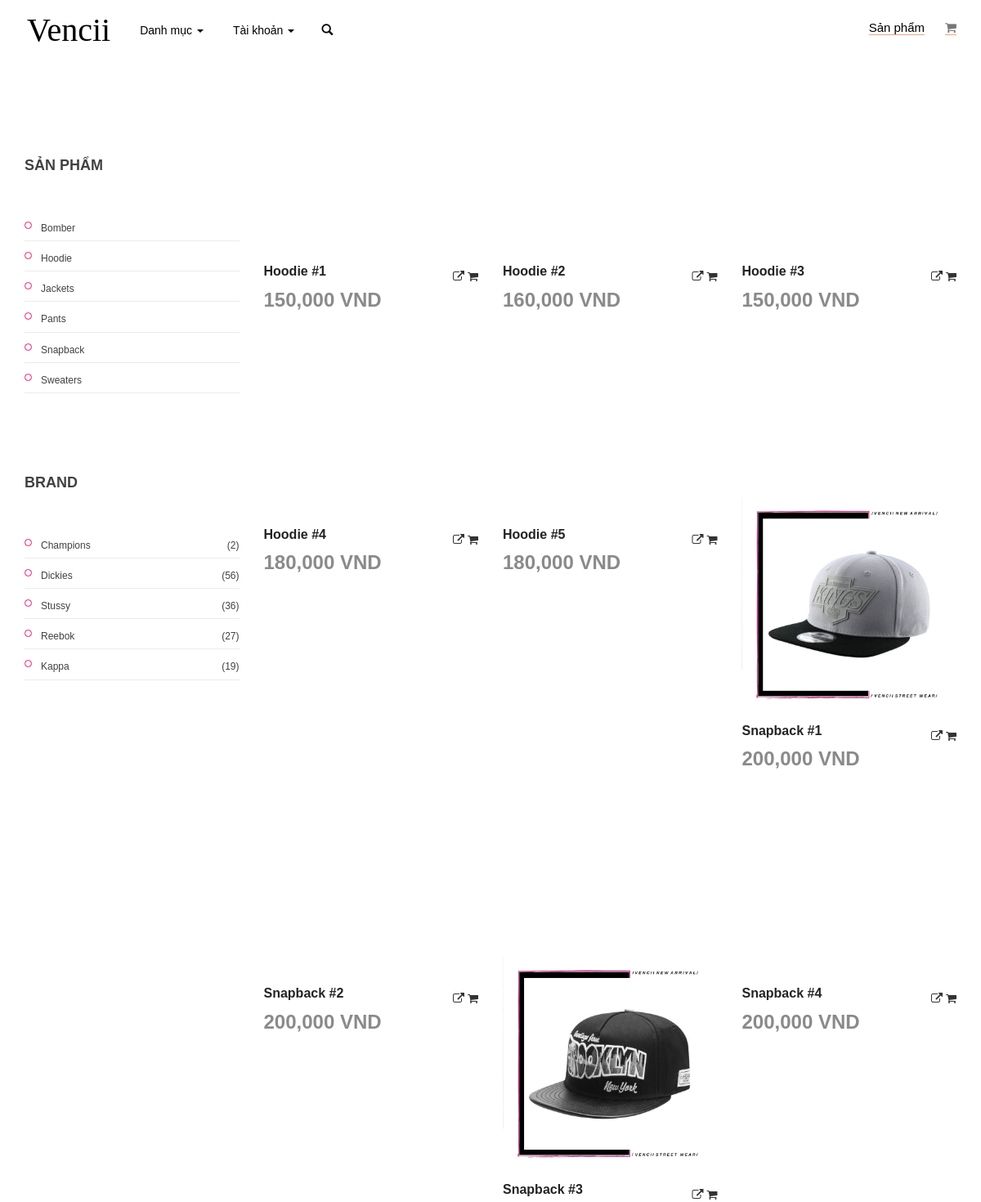
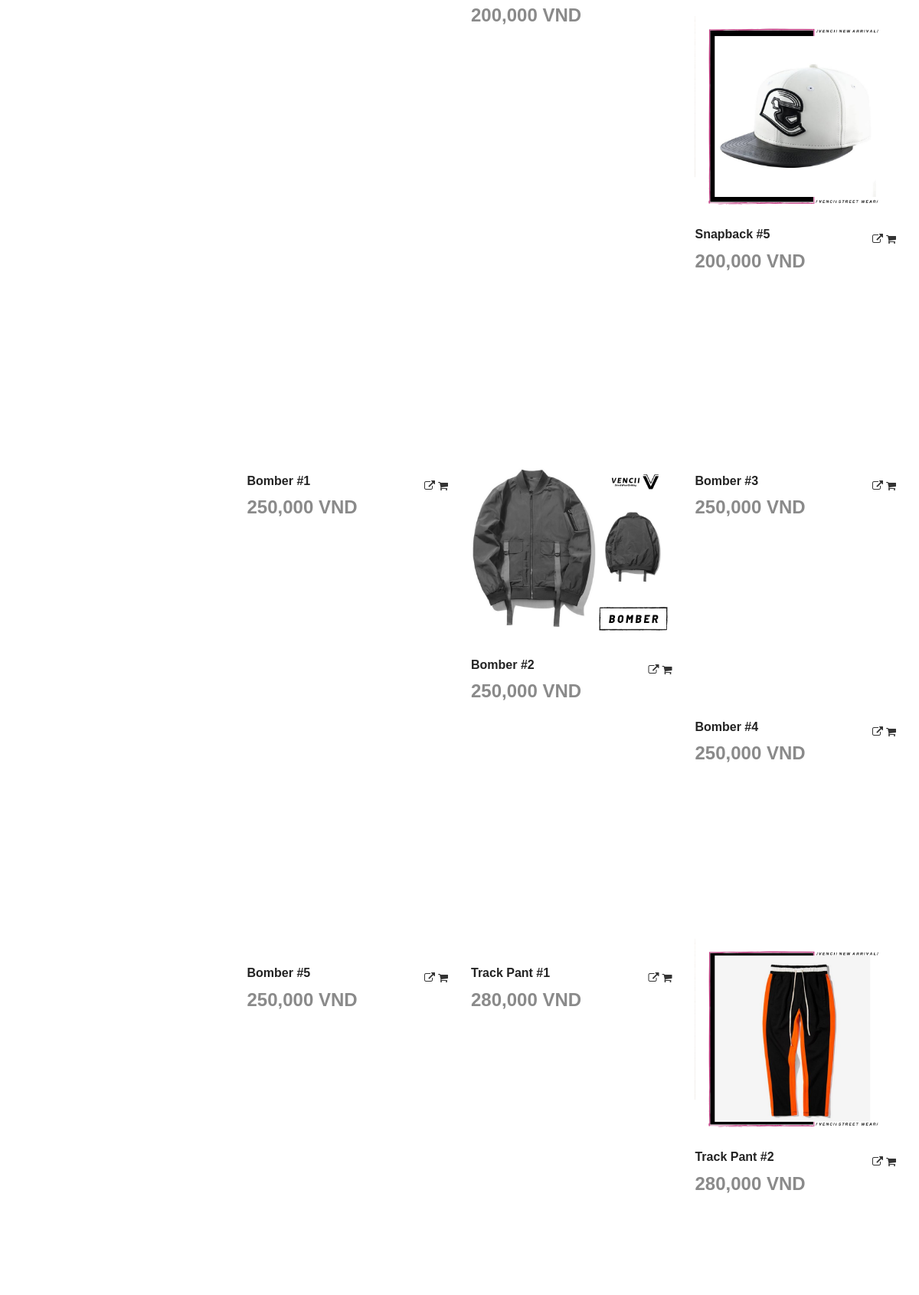
The page /product.php (upper part) on the database its author committed (2 pictures, top to bottom).
### tables this page shows
CREATE TABLE `product` (
  `id` int(11) NOT NULL,
  `name` varchar(200) NOT NULL,
  `image` varchar(200) NOT NULL,
  `image_list` text DEFAULT NULL,
  `price` float NOT NULL,
  `sale_price` float NOT NULL,
  `category_id` int(11) NOT NULL,
  `content` text NOT NULL,
  `status` tinyint(1) DEFAULT 1 COMMENT '1 là hiển thị, 0 là ẩn',
  `created_date` timestamp NOT NULL DEFAULT current_timestamp()
);

### product.php (the view)
<?php include 'header.php' ?>
		<?php
			$topproduct = mysqli_query($conn,"SELECT * FROM  product WHERE status = 1 Order By id ");
	 ?>
<div role="main" class="main">
	<section class="category-section spad">
		<div class="container">
			<div class="row">
			<div class="col-lg-3 order-2 order-lg-1">
					<div class="filter-widget">
						<h2 class="fw-title">Sản phẩm</h2>
						<ul class="category-menu">
							<li><a href="category.php?id=5">Bomber</a></li>
							<li><a href="category.php?id=7">Hoodie</a></li>
							<li><a href="category.php?id=4">Jackets</a></li>
							<li><a href="category.php?id=8">Pants</a></li>
							<li><a href="category.php?id=6">Snapback</a></li>
							<li><a href="category.php?id=9">Sweaters</a></li>
						</ul>
					</div>
					<div class="filter-widget">
						<h2 class="fw-title">Brand</h2>
						<ul class="category-menu">
							<li><a href="#">Champions <span>(2)</span></a></li>
							<li><a href="#">Dickies<span>(56)</span></a></li>
							<li><a href="#">Stussy<span>(36)</span></a></li>
							<li><a href="#">Reebok<span>(27)</span></a></li>
							<li><a href="#">Kappa<span>(19)</span></a></li>
						</ul>
					</div>
				</div>
				<div class="col-lg-9  order-1 order-lg-2 mb-5 mb-lg-0">
					<div class="row">
					<?php foreach($topproduct as $top) : ?>
						<div class="col-lg-4 col-sm-6">
						<div class="product">
						<div class="product_image">
							<img src="public/uploads/<?php echo $top['image'];?>" alt="">
						</div>
						<div class="product_content clearfix">
							<div class="product_info">
								<div class="product_name"><a href="product-detail.php?id=<?php echo $top['id'] ?>"><?php echo $top['name'] ?></a></div>
								<div class="product_price"><?php echo number_format($top['price']) ?> VND</div>
							</div>
							<div class="product_options">
							<a href="product-detail.php?id=<?php echo $top['id'] ?>" ng-click="quick_view(<?php echo $top['id'] ?>)" class="view-product">
								<span><i class="fa fa-external-link"></i></span>
							</a>
							<a href="shop-cart.php?id=<?php echo $top['id'] ?>" class="add-to-cart-product">
												<span><i class="fa fa-shopping-cart"></i></span>
											</a>
							</div>
						</div>
					</div>
						</div>
					<?php endforeach; ?>
					</div>
				</div>
			</div>
		</div>
	</section>
<?php include 'footer.php' ?>

### public/css/theme-elements.css (style rules this page uses)
h1, h2, h3, h4, h5, h6 { color: #333333; margin: 0 0 20px; }
p, ul, ol { margin: 0 0 20px; }
a { color: #333333; -webkit-transition: all 300ms; -moz-transition: all 300ms; transition: all 300ms; }
.product { margin-bottom: 30px; position: relative; }

### public/css/theme.css (style rules this page uses)
body { color: #666666; font-family: 'Raleway', sans-serif; line-height: 1.6; }

### public/css/main_styles.css (style rules this page uses)
* { margin: 0; padding: 0; -webkit-font-smoothing: antialiased; -webkit-text-shadow: rgba(0,0,0,.01) 0 0 1px; text-shadow: rgba(0,0,0,.01) 0 0 1px; }
body { font-family: 'Open Sans', sans-serif; font-size: 14px; font-weight: 400; background: #FFFFFF; color: #2f2f2f; }
div { display: block; position: relative; -webkit-box-sizing: border-box; -moz-box-sizing: border-box; box-sizing: border-box; }
ul { list-style: none; margin-bottom: 0px; }
a, a:hover, a:visited, a:active, a:link { text-decoration: none; -webkit-font-smoothing: antialiased; -webkit-text-shadow: rgba(0,0,0,.01) 0 0 1px; text-shadow: rgba(0,0,0,.01) 0 0 1px; }
h2 { font-size: 36px; }
h1, h2, h3, h4, h5, h6 { font-family: 'Open Sans', sans-serif; -webkit-font-smoothing: antialiased; -webkit-text-shadow: rgba(0,0,0,.01) 0 0 1px; text-shadow: rgba(0,0,0,.01) 0 0 1px; }
section { display: block; position: relative; box-sizing: border-box; }
.clearfix::before, .clearfix::after { content: ""; display: table; }
.clearfix::after { clear: both; }
.clearfix { zoom: 1; }
.product_image { width: 100%; }
.product_image img { max-width: 100%; }
.product_content { margin-top: 7px; }
.product_info { float: left; }
.product_name a { font-size: 16px; font-weight: 600; color: #232323; -webkit-transition: all 200ms ease; -moz-transition: all 200ms ease; -ms-transition: all 200ms ease; -o-transition: all 200ms ease; transition: all 200ms ease; }
.product_price { font-size: 24px; font-weight: 600; color: #8a8a8a; margin-top: 0px; }
.product_options { float: right; transform: translateY(11px); }

### public/css/style4.css (style rules this page uses)
html, body { height: 100%; font-family: 'Josefin Sans', sans-serif; -webkit-font-smoothing: antialiased; font-smoothing: antialiased; }
h1, h2, h3, h4, h5, h6 { margin: 0; color: #111111; font-weight: 600; }
h2 { font-size: 36px; }
img { max-width: 100%; }
ul, ol { padding: 0; margin: 0; }
.spad { padding-top: 105px; padding-bottom: 105px; }
.filter-widget { margin-bottom: 100px; }
.filter-widget .fw-title { font-size: 18px; font-weight: 700; color: #414141; text-transform: uppercase; margin-bottom: 45px; }
.category-menu { list-style: none; }
.category-menu li a { display: block; position: relative; font-size: 12px; color: #414141; border-bottom: 1px solid #ebebeb; padding: 12px 0 5px 20px; }
.category-menu li a span { float: right; }
.category-menu li a:after { position: absolute; content: ""; width: 9px; height: 9px; left: 0; top: 13px; border: 1px solid #f51167; border-radius: 50%; }
@media (min-width: 1200px) { .container { max-width: 1175px; } }

### public/css/product.css (style rules this page uses)
* { margin: 0; padding: 0; -webkit-font-smoothing: antialiased; -webkit-text-shadow: rgba(0,0,0,.01) 0 0 1px; text-shadow: rgba(0,0,0,.01) 0 0 1px; }
body { font-family: 'Open Sans', sans-serif; font-size: 14px; font-weight: 400; background: #FFFFFF; color: #2f2f2f; }
div { display: block; position: relative; -webkit-box-sizing: border-box; -moz-box-sizing: border-box; box-sizing: border-box; }
ul { list-style: none; margin-bottom: 0px; }
a, a:hover, a:visited, a:active, a:link { text-decoration: none; -webkit-font-smoothing: antialiased; -webkit-text-shadow: rgba(0,0,0,.01) 0 0 1px; text-shadow: rgba(0,0,0,.01) 0 0 1px; }
h2 { font-size: 36px; }
h1, h2, h3, h4, h5, h6 { font-family: 'Open Sans', sans-serif; -webkit-font-smoothing: antialiased; -webkit-text-shadow: rgba(0,0,0,.01) 0 0 1px; text-shadow: rgba(0,0,0,.01) 0 0 1px; }
section { display: block; position: relative; box-sizing: border-box; }
.clearfix::before, .clearfix::after { content: ""; display: table; }
.clearfix::after { clear: both; }
.clearfix { zoom: 1; }
.product { padding-top: 94px; padding-bottom: 98px; background: #FFFFFF; }
.product_name { font-size: 30px; font-weight: 600; color: #232323; line-height: 0.75; }
.product_price { font-size: 24px; font-weight: 600; margin-top: 9px; color: #8a8a8a; }

### rows shown on the page
product: name "Hoodie #1", price "150,000"
product: name "Hoodie #2", price "160,000"
product: name "Hoodie #3", price "150,000"
product: name "Hoodie #4", price "180,000"
product: name "Hoodie #5", price "180,000"
product: image (picture), name "Snapback #1", price "200,000"
product: name "Snapback #2", price "200,000"
product: image (picture), name "Snapback #3", price "200,000"
product: name "Snapback #4", price "200,000"
product: image (picture), name "Snapback #5", price "200,000"
product: name "Bomber #1", price "250,000"
product: image (picture), name "Bomber #2", price "250,000"
product: name "Bomber #3", price "250,000"
product: name "Bomber #4", price "250,000"
product: name "Bomber #5", price "250,000"
product: name "Track Pant #1", price "280,000"
product: image (picture), name "Track Pant #2", price "280,000"
